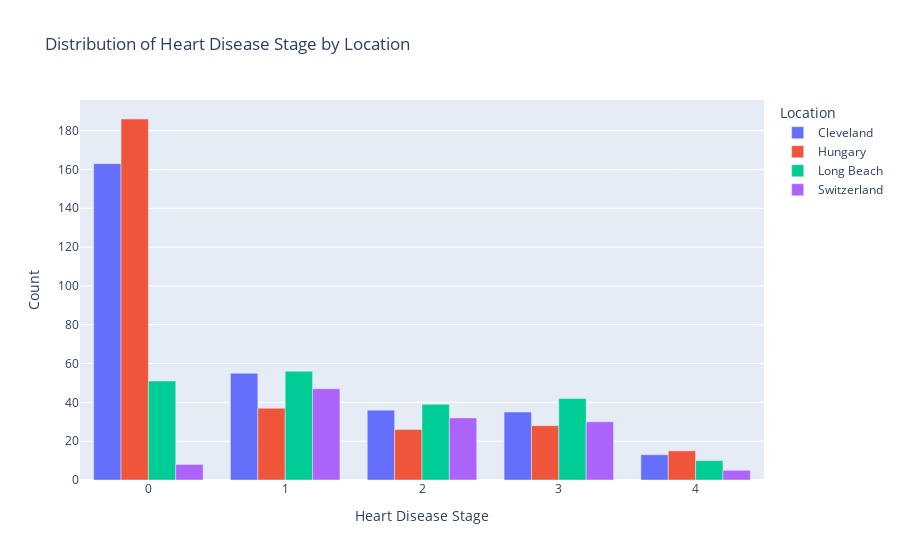

The code cell stored with this chart in its notebook:
### Markdown cell above
### Visualizations (EDA)

### Code cell
# Unique num values
num_categories = sorted(df_clean["num"].unique())

# Count occurrences of each (num, location) pair
counts = pd.crosstab(df_clean["num"], df_clean["location"]).reindex(index=num_categories)

# Re-assign city names to previously encoded "location" variable in "counts" DataFrame
location_dict = location_encode.to_dict()
counts.rename(columns=dict(zip(location_dict["location_encoded"].values(), location_dict["location_str"].values())), 
              inplace=True)

# Build grouped bar chart: x-axis = stages (num), separate bar trace for each source
fig_bar_chart = go.Figure()
for src_name in counts.columns:
    fig_bar_chart.add_trace(go.Bar(
        x=[str(i) for i in counts.index],
        y=counts[src_name].values,
        name=str(src_name),
        hovertemplate="Stage: %{x}<br>Source: " + str(src_name) + "<br>Count: %{y}<extra></extra>"
    ))

fig_bar_chart.update_layout(
    title="Distribution of Heart Disease Stage by Location",
    xaxis_title="Heart Disease Stage",
    yaxis_title="Count",
    legend_title="Location",
)

fig_bar_chart.show()

### Figure 1 — Plotly figure (JSON) as saved in the notebook; plotly's stock layout.template omitted (floating-point values rounded to 4 significant figures)
{"data": [{"hovertemplate": "Stage: %{x}<br>Source: Cleveland<br>Count: %{y}<extra></extra>", "name": "Cleveland", "type": "bar", "x": ["0", "1", "2", "3", "4"], "y": [163, 55, 36, 35, 13]}, {"hovertemplate": "Stage: %{x}<br>Source: Hungary<br>Count: %{y}<extra></extra>", "name": "Hungary", "type": "bar", "x": ["0", "1", "2", "3", "4"], "y": [186, 37, 26, 28, 15]}, {"hovertemplate": "Stage: %{x}<br>Source: Long Beach<br>Count: %{y}<extra></extra>", "name": "Long Beach", "type": "bar", "x": ["0", "1", "2", "3", "4"], "y": [51, 56, 39, 42, 10]}, {"hovertemplate": "Stage: %{x}<br>Source: Switzerland<br>Count: %{y}<extra></extra>", "name": "Switzerland", "type": "bar", "x": ["0", "1", "2", "3", "4"], "y": [8, 47, 32, 30, 5]}], "layout": {"legend": {"title": {"text": "Location"}}, "title": {"text": "Distribution of Heart Disease Stage by Location"}, "xaxis": {"title": {"text": "Heart Disease Stage"}}, "yaxis": {"title": {"text": "Count"}}}}
